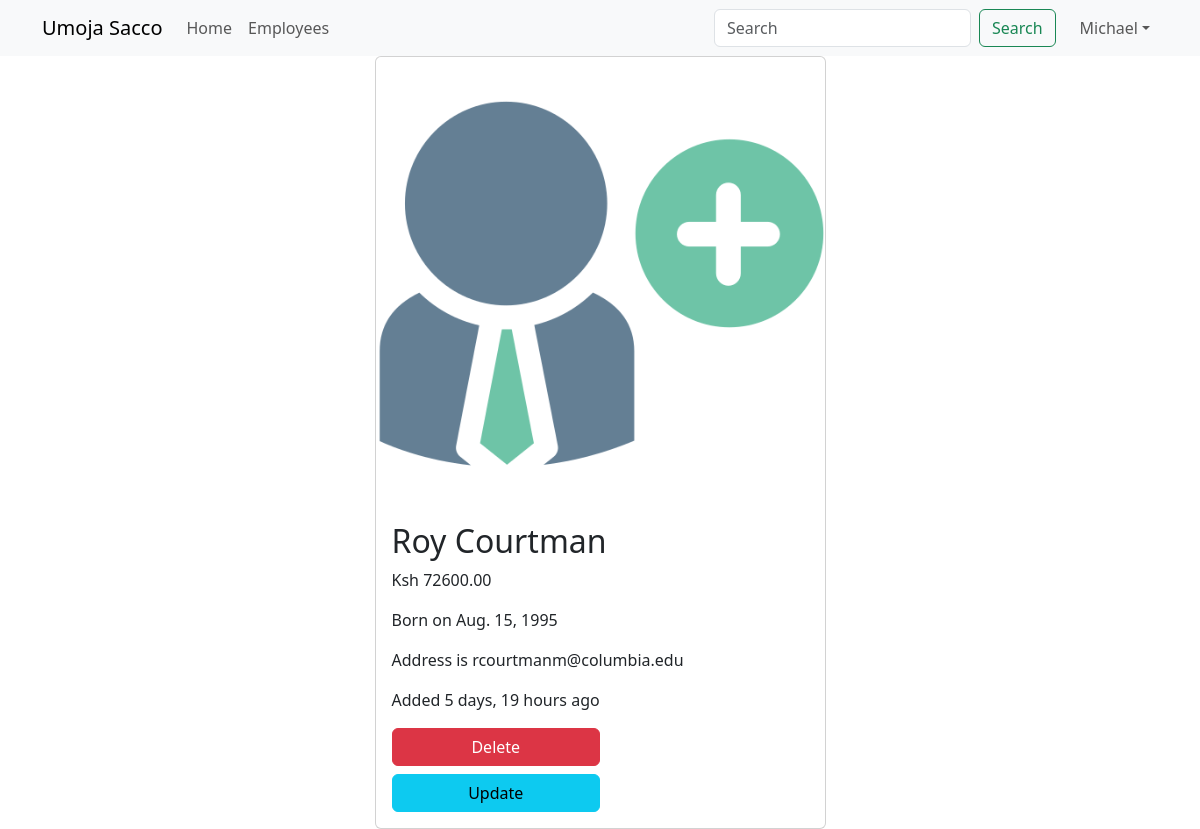
/employees/23 (signed in), run on the app's committed database.
### main_app/models.py (models this page shows, shortened)
class Employee(models.Model):
    name = models.CharField(max_length=40)
    email = models.EmailField(unique=True)
    dob = models.DateField(null=True)
    salary = models.DecimalField(max_digits=10, decimal_places=2)
    disabled = models.BooleanField(default=False)
    profile = models.ImageField(upload_to=unique_img_name, null=True, default="employees/employee_icon.png")
    created_at = models.DateTimeField(auto_now_add=True, null=True)
    updated_at = models.DateTimeField(auto_now=True, null=True)

### main_app/views.py (the view)
# urls.py: path('employees/<int:emp_id>', views.employee_details, name="details"),
@login_required
def employee_details(request, emp_id):
    employee = Employee.objects.get(pk=emp_id)
    return render(request, "employee_details.html", {"employee": employee})

### templates/employee_details.html (shortened to what this page needs)
{% extends 'base_template.html' %}
{% load humanize %}
{% block content %}
    {% include 'navbar.html' %}
	<div class="container">
    <div class="row justify-content-center">
        <div class="col-sm-5">
            <div class="card">
                {% if employee.profile %}
                    <img src="{{ employee.profile.url }}" alt="" class="card-img-top">
                {% endif %}
                <div class="card-body">
                    <h2 class="card-title">{{ employee.name }}</h2>
                    <p class="card-text">Ksh {{ employee.salary }}</p>
                    <p class="card-text">Born on {{ employee.dob }}</p>
                    <p class="card-text">Address is {{ employee.email }}</p>
                    <p class="card-text">Added {{ employee.created_at | naturaltime }}</p>
                    {% if perms.main_app.delete_employees %}
                    	<a href="{% url 'delete' employee.id %}" class="btn btn-danger w-50">Delete</a>
                    {% endif %}
                    {% if perms.main_app.change_employee %}
                    	<a href="{% url 'update' employee.id %}" class="btn btn-info w-50 mt-2">Update</a>
                    {% endif %}
                </div>
            </div>
        </div>
    </div>
</div>
{% endblock %}

### templates/navbar.html (shortened to what this page needs)
<nav class="navbar sticky-top navbar-expand-lg bg-light">
    <div class="container">
        <a class="navbar-brand" href="{% url 'home' %}">Umoja Sacco</a>
        <div class="collapse navbar-collapse" id="navbarTogglerDemo02">
            <ul class="navbar-nav me-auto mb-2 mb-lg-0">
                <li class="nav-item">
                    <a class="nav-link {% if "/" == request.path %}active{% endif %}" aria-current="page"
                       href="{% url 'home' %}">Home</a>
                </li>
                <li class="nav-item">
                    <a class="nav-link {% if "/employees" == request.path %}active{% endif %}" href="{% url 'all' %}">Employees</a>
                </li>
            </ul>
            <form class="d-flex" role="search" method="get" action="{% url 'search' %}">
                <input class="form-control me-2" name="search_word" type="search" placeholder="Search"
                       aria-label="Search">
                <button class="btn btn-outline-success" type="submit">Search</button>
            </form>
            <ul class="navbar-nav ms-3 mb-2 mb-lg-0">
                <li class="nav-item dropdown">
                    <a class="nav-link dropdown-toggle" href="#" role="button" data-bs-toggle="dropdown">{{ user.first_name }}</a>
                </li>
            </ul>
        </div>
    </div>
</nav>

### data on the page
Employee: profile (picture), name "Roy Courtman", salary "72600.00", dob "Aug. 15, 1995", email "rcourtmanm@columbia.edu", created_at "5 days, 19 hours ago"

### other printed values
{{ user.first_name }} "Michael"
